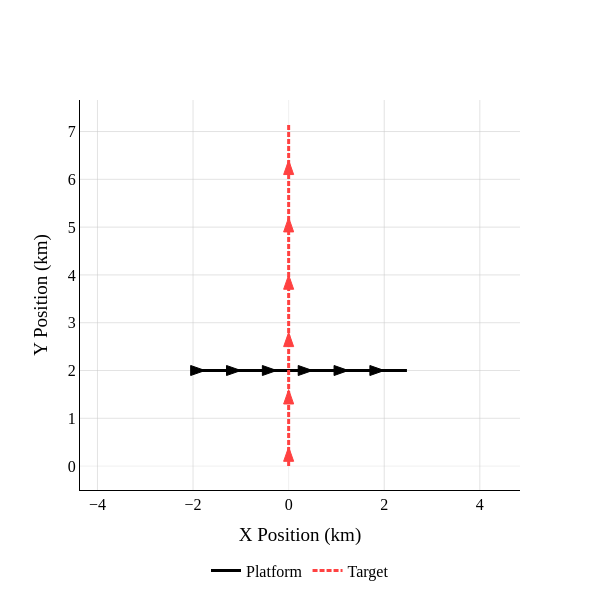
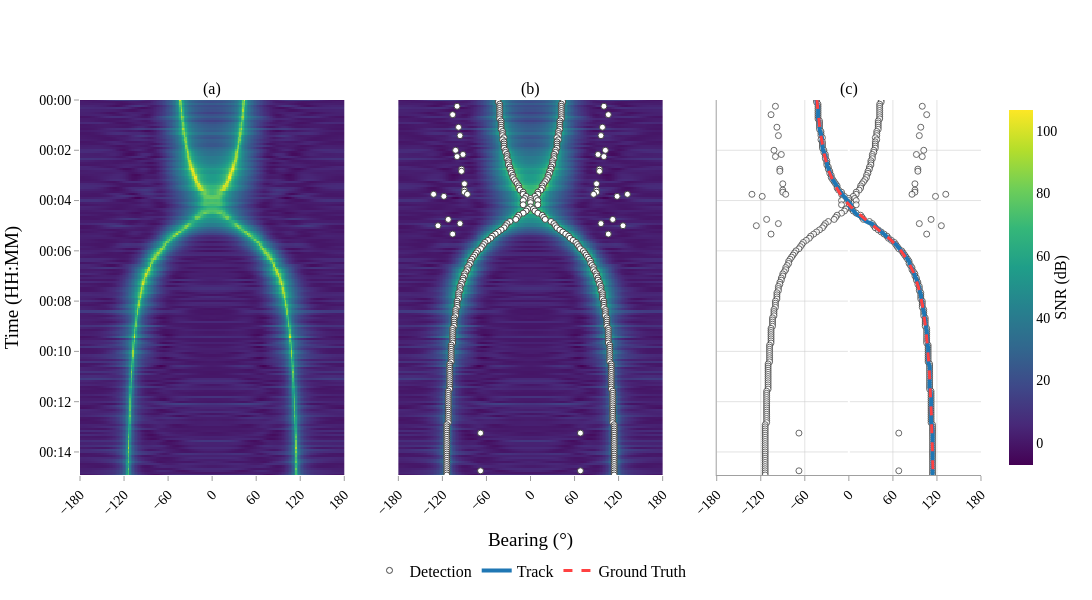
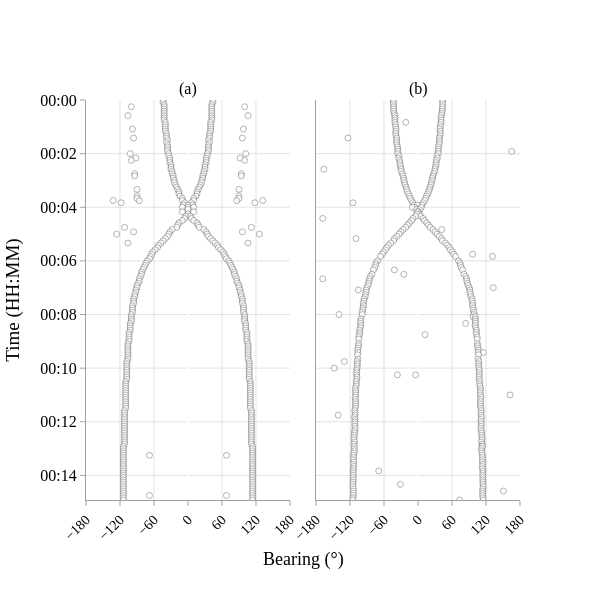

The code cell stored with these charts, in order, in its notebook:
### Markdown cell above
## 4) Build Figures

### Code cell
world_fig = build_world_figure(timesteps, platform, target_ground_truths)
tracker_fig = build_tracker_figure(
    timesteps=timesteps,
    steering_azimuths_rad=cfg["beamforming"]["steering_azimuths_rad"],
    snr_map=snr_map,
    all_detections=all_detections,
    track=track,
    relative_bearing_ground_truth=relative_bearing_ground_truth,
)
plugin_vs_ss_fig = build_plugin_vs_ss_figure(timesteps, all_detections, stone_soup_detections)

world_fig.show()
tracker_fig.show()
plugin_vs_ss_fig.show()

### Figure 1 — Plotly figure (JSON) as saved in the notebook; plotly's stock layout.template omitted (floating-point values rounded to 4 significant figures; data arrays with more than 128 entries replaced by an {"elided": "..."} marker saying what was removed)
{"data": [{"line": {"color": "black", "width": 3}, "mode": "lines", "name": "Platform", "type": "scatter", "x": {"elided": "180 float values"}, "y": {"elided": "180 int values"}}, {"line": {"color": "#ff4141", "dash": "5px,2px", "width": 3}, "mode": "lines", "name": "Target", "type": "scatter", "x": {"elided": "180 int values"}, "y": {"elided": "180 float values"}}], "layout": {"font": {"color": "black", "family": "Times New Roman", "size": 16}, "height": 600, "legend": {"orientation": "h", "x": 0.5, "xanchor": "center", "y": -0.25, "yanchor": "bottom"}, "plot_bgcolor": "white", "shapes": [{"fillcolor": "black", "line": {"color": "black", "width": 1}, "path": "M -1.75,2.0 L -2.05,2.105 L -2.05,1.895 Z", "type": "path", "xref": "x", "yref": "y"}, {"fillcolor": "black", "line": {"color": "black", "width": 1}, "path": "M -1.0,2.0 L -1.3,2.105 L -1.3,1.895 Z", "type": "path", "xref": "x", "yref": "y"}, {"fillcolor": "black", "line": {"color": "black", "width": 1}, "path": "M -0.25,2.0 L -0.55,2.105 L -0.55,1.895 Z", "type": "path", "xref": "x", "yref": "y"}, {"fillcolor": "black", "line": {"color": "black", "width": 1}, "path": "M 0.5,2.0 L 0.2,2.105 L 0.2,1.895 Z", "type": "path", "xref": "x", "yref": "y"}, {"fillcolor": "black", "line": {"color": "black", "width": 1}, "path": "M 1.25,2.0 L 0.95,2.105 L 0.95,1.895 Z", "type": "path", "xref": "x", "yref": "y"}, {"fillcolor": "black", "line": {"color": "black", "width": 1}, "path": "M 2.0,2.0 L 1.7,2.105 L 1.7,1.895 Z", "type": "path", "xref": "x", "yref": "y"}, {"fillcolor": "#ff4141", "line": {"color": "#ff4141", "width": 1}, "path": "M 0.0,0.4 L -0.105,0.10000000000000003 L 0.105,0.10000000000000003 Z", "type": "path", "xref": "x", "yref": "y"}, {"fillcolor": "#ff4141", "line": {"color": "#ff4141", "width": 1}, "path": "M 0.0,1.6 L -0.105,1.3 L 0.105,1.3 Z", "type": "path", "xref": "x", "yref": "y"}, {"fillcolor": "#ff4141", "line": {"color": "#ff4141", "width": 1}, "path": "M 0.0,2.8 L -0.105,2.5 L 0.105,2.5 Z", "type": "path", "xref": "x", "yref": "y"}, {"fillcolor": "#ff4141", "line": {"color": "#ff4141", "width": 1}, "path": "M 0.0,4.0 L -0.105,3.7 L 0.105,3.7 Z", "type": "path", "xref": "x", "yref": "y"}, {"fillcolor": "#ff4141", "line": {"color": "#ff4141", "width": 1}, "path": "M 0.0,5.2 L -0.105,4.9 L 0.105,4.9 Z", "type": "path", "xref": "x", "yref": "y"}, {"fillcolor": "#ff4141", "line": {"color": "#ff4141", "width": 1}, "path": "M 0.0,6.4 L -0.105,6.1000000000000005 L 0.105,6.1000000000000005 Z", "type": "path", "xref": "x", "yref": "y"}], "showlegend": true, "width": 600, "xaxis": {"gridcolor": "rgba(200, 200, 200, 0.5)", "linecolor": "black", "range": [-2.5, 2.975], "showgrid": true, "title": {"text": "X Position (km)"}, "zeroline": true, "zerolinecolor": "rgba(200, 200, 200, 0.5)", "zerolinewidth": 0.5}, "yaxis": {"gridcolor": "rgba(200, 200, 200, 0.5)", "linecolor": "black", "range": [-0.5, 7.66], "scaleanchor": "x", "scaleratio": 1, "showgrid": true, "title": {"text": "Y Position (km)"}, "zeroline": true, "zerolinecolor": "rgba(200, 200, 200, 0.5)", "zerolinewidth": 0.5}}}

### Figure 2 — Plotly figure (JSON) as saved in the notebook; plotly's stock layout.template omitted (floating-point values rounded to 4 significant figures; data arrays with more than 128 entries replaced by an {"elided": "..."} marker saying what was removed)
{"data": [{"colorbar": {"len": 1, "thickness": 24, "tickfont": {"size": 14}, "title": {"font": {"size": 16}, "side": "right", "text": "SNR (dB)"}}, "colorscale": [[0, "#440154"], [0.1111, "#482878"], [0.2222, "#3e4989"], [0.3333, "#31688e"], [0.4444, "#26828e"], [0.5556, "#1f9e89"], [0.6667, "#35b779"], [0.7778, "#6ece58"], [0.8889, "#b5de2b"], [1, "#fde725"]], "type": "heatmap", "x": {"elided": "181 float values"}, "xaxis": "x", "y": {"elided": "180 str values"}, "yaxis": "y", "z": {"elided": "180x181 float values"}}, {"colorscale": [[0, "#440154"], [0.1111, "#482878"], [0.2222, "#3e4989"], [0.3333, "#31688e"], [0.4444, "#26828e"], [0.5556, "#1f9e89"], [0.6667, "#35b779"], [0.7778, "#6ece58"], [0.8889, "#b5de2b"], [1, "#fde725"]], "showscale": false, "type": "heatmap", "x": {"elided": "181 float values"}, "xaxis": "x2", "y": {"elided": "180 str values"}, "yaxis": "y2", "z": {"elided": "180x181 float values"}}, {"hovertemplate": "Bearing: %{x:.1f}°<br>Time: %{y|%H:%M:%S}<extra></extra>", "marker": {"color": "white", "line": {"width": 1}, "opacity": 1, "size": 6}, "mode": "markers", "name": "Detection", "type": "scatter", "x": {"elided": "402 float values"}, "xaxis": "x2", "y": {"elided": "402 str values"}, "yaxis": "y2"}, {"hovertemplate": "Bearing: %{x:.1f}°<br>Time: %{y|%H:%M:%S}<extra></extra>", "marker": {"color": "white", "line": {"width": 1}, "opacity": 0.8, "size": 6}, "mode": "markers", "name": "Detection", "showlegend": false, "type": "scatter", "x": {"elided": "402 float values"}, "xaxis": "x3", "y": {"elided": "402 str values"}, "yaxis": "y3"}, {"hovertemplate": "Bearing: %{x:.1f}°<br>Time: %{y|%H:%M:%S}<extra></extra>", "line": {"color": "#1f77b4", "width": 4}, "mode": "lines", "name": "Track", "type": "scatter", "x": {"elided": "181 float values"}, "xaxis": "x3", "y": {"elided": "181 str values"}, "yaxis": "y3"}, {"hovertemplate": "Bearing: %{x:.1f}°<br>Time: %{y|%H:%M:%S}<extra></extra>", "line": {"color": "#ff4141", "dash": "dash", "width": 3}, "mode": "lines", "name": "Ground Truth", "type": "scatter", "x": {"elided": "180 float values"}, "xaxis": "x3", "y": {"elided": "180 str values"}, "yaxis": "y3"}], "layout": {"annotations": [{"font": {"size": 16}, "showarrow": false, "text": "(a)", "x": 0.1467, "xanchor": "center", "xref": "paper", "y": 1, "yanchor": "bottom", "yref": "paper"}, {"font": {"size": 16}, "showarrow": false, "text": "(b)", "x": 0.5, "xanchor": "center", "xref": "paper", "y": 1, "yanchor": "bottom", "yref": "paper"}, {"font": {"size": 16}, "showarrow": false, "text": "(c)", "x": 0.8533, "xanchor": "center", "xref": "paper", "y": 1, "yanchor": "bottom", "yref": "paper"}], "font": {"color": "black", "family": "Times New Roman", "size": 16}, "height": 600, "legend": {"bgcolor": "rgba(255,255,255,0.0)", "borderwidth": 0, "orientation": "h", "x": 0.5, "xanchor": "center", "y": -0.3, "yanchor": "bottom"}, "margin": {"b": 100}, "paper_bgcolor": "white", "plot_bgcolor": "white", "showlegend": true, "width": 1200, "xaxis": {"anchor": "y", "domain": [0, 0.2933], "dtick": 60, "gridcolor": "rgba(200, 200, 200, 0.5)", "range": [-180, 180], "showgrid": true, "tick0": -180, "tickangle": -45, "tickcolor": "rgba(160, 160, 160, 1.0)", "tickfont": {"size": 14}, "tickmode": "linear", "ticks": "outside", "title": {"text": ""}}, "xaxis2": {"anchor": "y2", "domain": [0.3533, 0.6467], "dtick": 60, "gridcolor": "rgba(200, 200, 200, 0.5)", "range": [-180, 180], "showgrid": true, "tick0": -180, "tickangle": -45, "tickcolor": "rgba(160, 160, 160, 1.0)", "tickfont": {"size": 14}, "tickmode": "linear", "ticks": "outside", "title": {"text": "Bearing (°)"}}, "xaxis3": {"anchor": "y3", "domain": [0.7067, 1], "dtick": 60, "gridcolor": "rgba(200, 200, 200, 0.5)", "linecolor": "rgba(160, 160, 160, 1.0)", "linewidth": 1, "range": [-180, 180], "showgrid": true, "showline": true, "tick0": -180, "tickangle": -45, "tickcolor": "rgba(160, 160, 160, 1.0)", "tickfont": {"size": 14}, "tickmode": "linear", "ticks": "outside", "title": {"text": ""}}, "yaxis": {"anchor": "x", "autorange": false, "domain": [0, 1], "gridcolor": "rgba(200, 200, 200, 0.5)", "range": ["2026-02-16T00:14:55", "2026-02-16T00:00:00"], "showgrid": true, "tickcolor": "rgba(160, 160, 160, 1.0)", "tickfont": {"size": 14}, "tickformat": "%H:%M", "ticks": "outside", "title": {"text": "Time (HH:MM)"}}, "yaxis2": {"anchor": "x2", "autorange": false, "domain": [0, 1], "gridcolor": "rgba(200, 200, 200, 0.5)", "matches": "y", "range": ["2026-02-16T00:14:55", "2026-02-16T00:00:00"], "showgrid": true, "showticklabels": false, "tickcolor": "rgba(160, 160, 160, 1.0)", "tickfont": {"size": 14}, "tickformat": "%H:%M", "title": {"text": ""}}, "yaxis3": {"anchor": "x3", "autorange": false, "domain": [0, 1], "gridcolor": "rgba(200, 200, 200, 0.5)", "linecolor": "rgba(160, 160, 160, 1.0)", "linewidth": 1, "matches": "y", "range": ["2026-02-16T00:14:55", "2026-02-16T00:00:00"], "showgrid": true, "showline": true, "showticklabels": false, "tickcolor": "rgba(160, 160, 160, 1.0)", "tickfont": {"size": 14}, "tickformat": "%H:%M", "title": {"text": ""}}}}

### Figure 3 — Plotly figure (JSON) as saved in the notebook; plotly's stock layout.template omitted (floating-point values rounded to 4 significant figures; data arrays with more than 128 entries replaced by an {"elided": "..."} marker saying what was removed)
{"data": [{"hovertemplate": "Bearing: %{x:.1f}°<br>Time: %{y|%H:%M:%S}<extra></extra>", "marker": {"color": "white", "line": {"width": 0.5}, "opacity": 0.8, "size": 6}, "mode": "markers", "name": "Detection", "showlegend": false, "type": "scatter", "x": {"elided": "402 float values"}, "xaxis": "x", "y": {"elided": "402 str values"}, "yaxis": "y"}, {"hovertemplate": "Bearing: %{x:.1f}°<br>Time: %{y|%H:%M:%S}<extra></extra>", "marker": {"color": "white", "line": {"width": 0.5}, "opacity": 0.8, "size": 6}, "mode": "markers", "name": "Detection", "showlegend": true, "type": "scatter", "x": {"elided": "384 float values"}, "xaxis": "x2", "y": {"elided": "384 str values"}, "yaxis": "y2"}], "layout": {"annotations": [{"font": {"size": 16}, "showarrow": false, "text": "(a)", "x": 0.235, "xanchor": "center", "xref": "paper", "y": 1, "yanchor": "bottom", "yref": "paper"}, {"font": {"size": 16}, "showarrow": false, "text": "(b)", "x": 0.765, "xanchor": "center", "xref": "paper", "y": 1, "yanchor": "bottom", "yref": "paper"}, {"font": {"color": "black", "family": "Times New Roman", "size": 18}, "showarrow": false, "text": "Bearing (°)", "x": 0.5, "xref": "paper", "y": -0.18, "yref": "paper"}], "font": {"color": "black", "family": "Times New Roman", "size": 16}, "height": 600, "legend": {"bgcolor": "rgba(255,255,255,0.0)", "borderwidth": 0, "orientation": "h", "x": 1, "xanchor": "right", "y": 1.02, "yanchor": "bottom"}, "margin": {"b": 100}, "paper_bgcolor": "white", "plot_bgcolor": "white", "showlegend": false, "width": 600, "xaxis": {"anchor": "y", "domain": [0, 0.47], "dtick": 60, "gridcolor": "rgba(200, 200, 200, 0.5)", "linecolor": "rgba(160, 160, 160, 1.0)", "range": [-180, 180], "showgrid": true, "showline": true, "tick0": -180, "tickangle": -45, "tickcolor": "rgba(160, 160, 160, 1.0)", "tickfont": {"size": 14}, "tickmode": "linear", "ticks": "outside"}, "xaxis2": {"anchor": "y2", "domain": [0.53, 1], "dtick": 60, "gridcolor": "rgba(200, 200, 200, 0.5)", "linecolor": "rgba(160, 160, 160, 1.0)", "range": [-180, 180], "showgrid": true, "showline": true, "tick0": -180, "tickangle": -45, "tickcolor": "rgba(160, 160, 160, 1.0)", "tickfont": {"size": 14}, "tickmode": "linear", "ticks": "outside"}, "yaxis": {"anchor": "x", "autorange": false, "domain": [0, 1], "gridcolor": "rgba(200, 200, 200, 0.5)", "linecolor": "rgba(160, 160, 160, 1.0)", "linewidth": 1, "range": ["2026-02-16T00:14:55", "2026-02-16T00:00:00"], "showgrid": true, "showline": true, "tickcolor": "rgba(160, 160, 160, 1.0)", "tickfont": {"size": 16}, "tickformat": "%H:%M", "ticks": "outside", "title": {"text": "Time (HH:MM)"}}, "yaxis2": {"anchor": "x2", "autorange": false, "domain": [0, 1], "gridcolor": "rgba(200, 200, 200, 0.5)", "linecolor": "rgba(160, 160, 160, 1.0)", "linewidth": 1, "matches": "y", "range": ["2026-02-16T00:14:55", "2026-02-16T00:00:00"], "showgrid": true, "showline": true, "showticklabels": false, "tickcolor": "rgba(160, 160, 160, 1.0)", "tickfont": {"size": 16}, "tickformat": "%H:%M", "ticks": "", "title": {"text": ""}}}}
